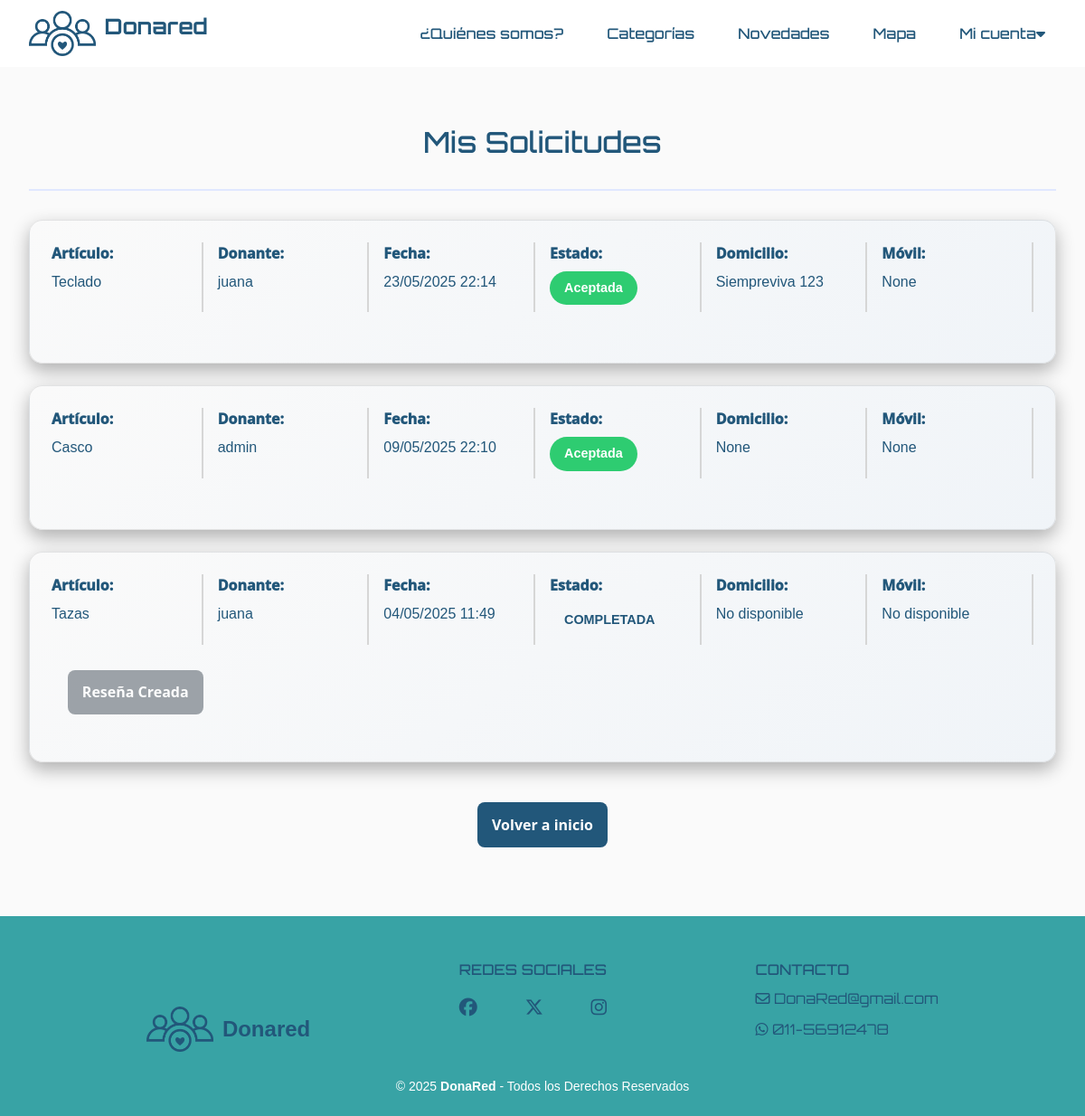
The page /solicitudes/ (signed in) on the database as committed earlier.
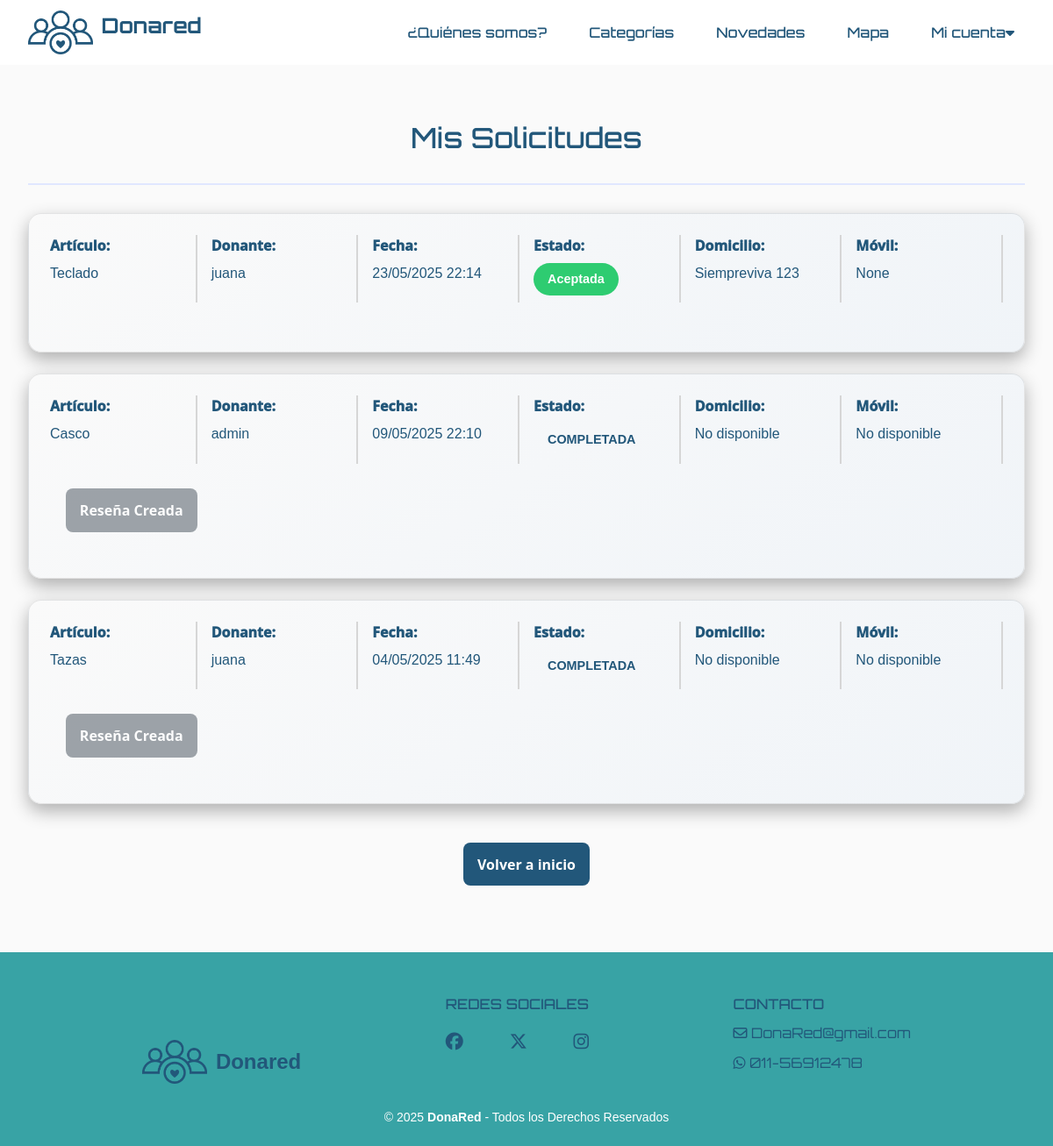
The same page on the database as committed later.
### donaredapp/models.py (models this page shows, shortened)
class Solicitud(models.Model):
    item = models.ForeignKey(Item, on_delete=models.CASCADE, related_name='item_solicitudes')
    donante = models.ForeignKey(User, on_delete=models.CASCADE, related_name='donante_solicitudes')
    beneficiario = models.ForeignKey(User, on_delete=models.CASCADE, related_name='beneficiario_solicitudes')
    fecha_creacion = models.DateTimeField(auto_now_add=True)
    STATUS_CHOICES = [
        ('PENDIENTE', 'Pendiente'),
        ('ACEPTADA', 'Aceptada'),
        ('RECHAZADA', 'Rechazada'),
        ('CONCRETADA', 'Concretada'),
    ]
    estado = models.CharField(max_length=20, choices=STATUS_CHOICES, default='PENDIENTE')
    class Meta:
        unique_together = ['item', 'beneficiario']
        verbose_name = 'Donación'
        verbose_name_plural = 'Donaciones'

class Item(models.Model):
    ESTADO_CHOICES = [
        ("activo", "Activo"),
        ("suspendido", "Suspendido"),
        ("donado", "Donado"),
        ("eliminado", "Eliminado"),
    ]
    nombre = models.CharField(max_length=100)
    descripcion = models.TextField(max_length=500)
    categoria = models.ForeignKey(Categoria, on_delete=models.CASCADE)
    fecha_creacion = models.DateTimeField(auto_now_add=True)
    usuario = models.ForeignKey(
        User,
        on_delete=models.CASCADE,
        related_name='items',
        null=True,
    )
    imagen = models.ImageField(upload_to='items/', null=True, blank=True, default='items/sin_imagen.png')
    domicilio = models.CharField(max_length=255, null=True, blank=True)
    estado = models.CharField(max_length=10, choices=ESTADO_CHOICES, default='activo')
    latitude = models.DecimalField(max_digits=9, decimal_places=6, null=True, blank=True)
    longitude = models.DecimalField(max_digits=9, decimal_places=6, null=True, blank=True)

class Profile(models.Model):
    user = models.OneToOneField(User, on_delete=models.CASCADE)
    movil = PhoneNumberField(blank=True, null=True, region='AR')
    validado = models.BooleanField(default=False)

### donaredapp/views_solicitudes.py (the view)
# urls.py: path('solicitudes/', views_solicitudes.solicitudes, name='solicitudes'),
@login_required
def solicitudes(request):
    solicitudes = Solicitud.objects.filter(beneficiario=request.user).order_by('-fecha_creacion')
    for solicitud in solicitudes:
        if solicitud.item and solicitud.item.domicilio:
            domicilio_parts = solicitud.item.domicilio.split(',')
            solicitud.display_domicilio = ', '.join(part.strip() for part in domicilio_parts[:3])
        else:
            solicitud.display_domicilio = "No especificado"
        solicitud.has_resena = hasattr(solicitud, 'resena')
    return render(request, 'donaredapp/solicitudes.html', {
        'solicitudes': solicitudes,
    })

### donaredapp/templates/donaredapp/solicitudes.html (shortened to what this page needs)
{% extends 'donaredapp/base.html' %}
{% load static %}
{% block content %}
<section class="solicitudes-container">
    <div class="solicitudes-header">
        <h2>Mis Solicitudes</h2>
    </div>
    {% if solicitudes %}
        {% for solicitud in solicitudes %}
        <div class="solicitud-card">
            <div class="solicitud-info">
                <div>
                    <strong>Artículo:</strong>
                    <p><a href="{% url 'donaredapp:tarjeta' item_id=solicitud.item.id %}">{{ solicitud.item.nombre }}</a></p>
                </div>
                <div>
                    <strong>Donante:</strong>
                    <p>{{ solicitud.donante.username }}</p>
                </div>
                <div>
                    <strong>Fecha:</strong>
                    <p>{{ solicitud.fecha_creacion|date:"d/m/Y H:i" }}</p>
                </div>
                <div>
                    <strong>Estado:</strong>
                    <p><span class="estado-badge estado-{{ solicitud.estado|lower }}">{{ solicitud.get_estado_display }}</span></p>
                </div>
                <div>
                    <strong>Domicilio:</strong>
                    <p>{% if solicitud.estado == 'ACEPTADA' %}{{ solicitud.item.domicilio }}{% else %}No disponible{% endif %}</p>
                </div>
                <div>
                    <strong>Móvil:</strong>
                    <p>{% if solicitud.estado == 'ACEPTADA' %}{{ solicitud.donante.profile.movil }}{% else %}No disponible{% endif %}</p>
                </div>
                <div class="solicitud-actions">
                {% if solicitud.estado == 'PENDIENTE' %}
                <button class="btn btn-danger" onclick="confirmarBaja(this)" data-url="{% url 'donaredapp:gestionar_solicitud' solicitud_id=solicitud.id %}">Dar de baja</button>
                {% elif solicitud.estado == 'COMPLETADA' %}
                    {% if solicitud.has_resena %}
                        <button class="btn btn-secondary" disabled>Reseña Creada</button>
                    {% else %}
                        <a href="{% url 'donaredapp:crear_resena' solicitud_id=solicitud.id %}" class="btn btn-primary">Crear Reseña</a>
                    {% endif %}
                {% endif %}
                </div>
            </div>
        </div>
        {% endfor %}
    {% else %}
        <div class="solicitud-card">
            <p class="text-center">No tienes solicitudes activas.</p>
        </div>
    {% endif %}
    <div class="solicitud-actions" style="justify-content: center; margin-top: 2rem;">
        <a href="{% url 'donaredapp:index' %}" class="btn btn-primary">Volver a inicio</a>
    </div>
</section>
{% endblock %}

Rows that differ between the two databases and show on the page:
changed Solicitud "Casco": estado "Aceptada" → "COMPLETADA"; item.domicilio "None" → (not shown); donante.profile.movil "None" → (not shown); now shows "No disponible No disponible Reseña Creada"
